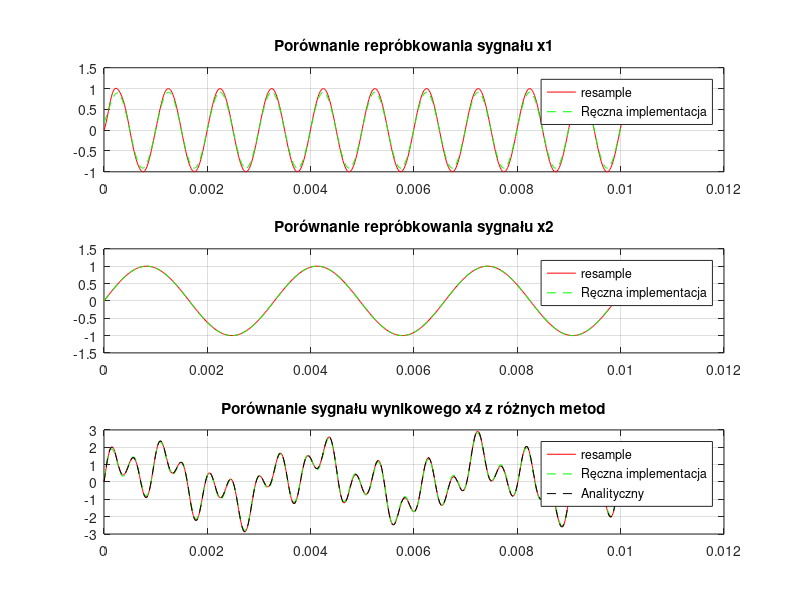
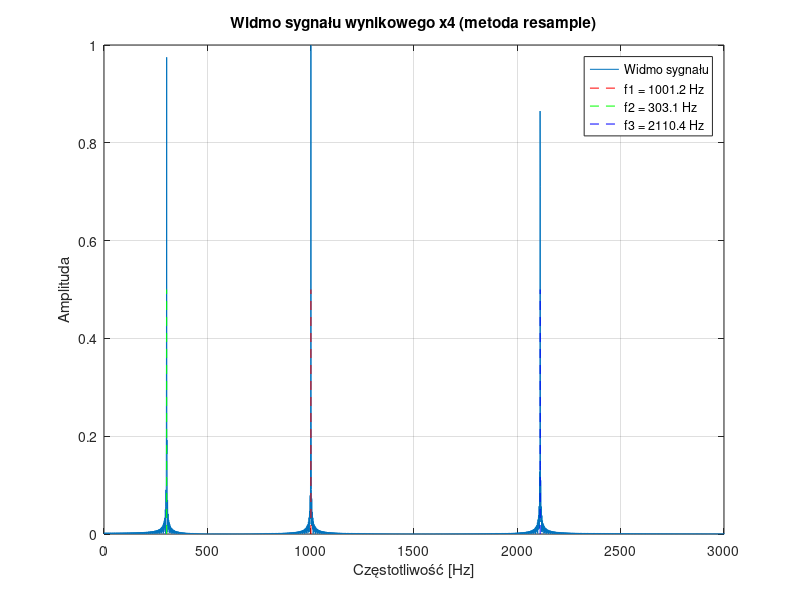

Write MATLAB code to recreate these figures, in order.
%% Zadanie 3 - Filtr interpolatora i decymatora, mikser audio
clear all;
close all;
clc;

%% 1. Definicja parametrów sygnałów
% Parametry sygnałów
fs_target = 48000; % Hz - docelowa częstotliwość próbkowania
t = 1; % s - czas trwania sygnału

% Sygnały składowe
f1 = 1001.2; % Hz
fs1 = 8000;  % Hz
f2 = 303.1;  % Hz
fs2 = 32000; % Hz
f3 = 2110.4; % Hz
fs3 = 48000; % Hz

%% 2. Generacja sygnałów sinusoidalnych
% Generacja wektorów czasu i sygnałów
t1 = (0:1/fs1:t-1/fs1)';
t2 = (0:1/fs2:t-1/fs2)';
t3 = (0:1/fs3:t-1/fs3)';
t_target = (0:1/fs_target:t-1/fs_target)';

x1 = sin(2*pi*f1*t1);
x2 = sin(2*pi*f2*t2);
x3 = sin(2*pi*f3*t3);

% Generacja teoretycznego sygnału wzorcowego
x4_expected = sin(2*pi*f1*t_target) + sin(2*pi*f2*t_target) + sin(2*pi*f3*t_target);

%% 3. Repróbkowanie sygnałów metodą 1 - użycie funkcji resample
% Metoda 1: Korzystamy z gotowej funkcji resample
% Funkcja resample wykonuje zarówno nadpróbkowanie, interpolację jak i decymację
disp('Metoda 1: Repróbkowanie za pomocą funkcji resample');

% Obliczenie współczynników interpolacji/decymacji
[p1, q1] = rat(fs_target/fs1); % p1=6, q1=1 (fs_target/fs1 = 48000/8000 = 6)
[p2, q2] = rat(fs_target/fs2); % p2=3, q2=2 (fs_target/fs2 = 48000/32000 = 3/2)

% Repróbkowanie sygnałów
x1_resampled = resample(x1, p1, q1);
x2_resampled = resample(x2, p2, q2); 
x3_resampled = x3; % już ma odpowiednią częstotliwość

%% 4. Repróbkowanie sygnałów metodą 2 - ręczna implementacja nadpróbkowania i interpolacji
disp('Metoda 2: Ręczna implementacja nadpróbkowania i interpolacji');

% Sygnał x1 (fs1 = 8000 Hz → fs_target = 48000 Hz)
% Współczynnik nadpróbkowania = 6
up_factor1 = fs_target / fs1;

% Nadpróbkowanie przez wstawienie zer (upsampling)
x1_upsampled = zeros(length(x1) * up_factor1, 1);
x1_upsampled(1:up_factor1:end) = x1;

% Projektowanie filtru dolnoprzepustowego jako filtru interpolującego
% Częstotliwość odcięcia = fs1/2 / fs_target = 4000/48000 = 1/12
cutoff1 = (fs1/2) / fs_target;
filter_order1 = 48; % Rząd filtru
b_interp1 = fir1(filter_order1, cutoff1, 'low') * up_factor1;

% Filtracja interpolująca
x1_manual = filter(b_interp1, 1, x1_upsampled);

% Kompensacja opóźnienia filtru
delay1 = filter_order1 / 2;
x1_manual = x1_manual(delay1+1:end);
x1_manual = [x1_manual; zeros(delay1, 1)];

% Sygnał x2 (fs2 = 32000 Hz → fs_target = 48000 Hz)
% Współczynnik nadpróbkowania = 3/2 = 3
% Współczynnik decymacji = 2
up_factor2 = 3;
down_factor2 = 2;

% Nadpróbkowanie przez wstawienie zer
x2_upsampled = zeros(length(x2) * up_factor2, 1);
x2_upsampled(1:up_factor2:end) = x2;

% Filtr interpolujący
cutoff2 = (fs2/2) / (fs2*up_factor2);
filter_order2 = 48;
b_interp2 = fir1(filter_order2, cutoff2, 'low') * up_factor2;

% Filtracja interpolująca
x2_filtered = filter(b_interp2, 1, x2_upsampled);

% Kompensacja opóźnienia
delay2 = filter_order2 / 2;
x2_filtered = x2_filtered(delay2+1:end);
x2_filtered = [x2_filtered; zeros(delay2, 1)];

% Decymacja (wybranie co down_factor2-tej próbki)
x2_manual = x2_filtered(1:down_factor2:end);

% Sygnał x3 już ma docelową częstotliwość próbkowania
x3_manual = x3;

%% 5. Miksowanie sygnałów - dopasowanie długości i dodawanie

% Znajdź minimalną długość dla obu metod
min_length1 = min([length(x1_resampled), length(x2_resampled), length(x3_resampled)]);
min_length2 = min([length(x1_manual), length(x2_manual), length(x3_manual)]);

% Przytnij sygnały do jednakowej długości
% Metoda 1 - resample
x1_resampled = x1_resampled(1:min_length1);
x2_resampled = x2_resampled(1:min_length1);
x3_resampled = x3_resampled(1:min_length1);
x4_resampled = x1_resampled + x2_resampled + x3_resampled;

% Metoda 2 - ręczna implementacja
x1_manual = x1_manual(1:min_length2);
x2_manual = x2_manual(1:min_length2);
x3_manual = x3_manual(1:min_length2);
x4_manual = x1_manual + x2_manual + x3_manual;

% Przytnij sygnał oczekiwany do porównania
x4_expected_1 = x4_expected(1:min_length1);
x4_expected_2 = x4_expected(1:min_length2);

%% 6. Obliczenie błędów MSE dla podstawowych metod
mse_resampled = mean((x4_resampled - x4_expected_1).^2);
mse_manual = mean((x4_manual - x4_expected_2).^2);

% Wyświetlenie wyników
fprintf('Porównanie metod repróbkowania (MSE):\n');
fprintf('1. Funkcja resample: %.10e\n', mse_resampled);
fprintf('2. Ręczna implementacja: %.10e\n', mse_manual);

%% 7. Wizualizacja wyników - porównanie repróbkowanych sygnałów

% Przygotowanie osi czasu do wyświetlania
samples_to_show = 500; % Liczba próbek do wyświetlenia

figure('Name', 'Porównanie metod repróbkowania', 'Position', [100, 100, 900, 700]);

% Porównanie sygnałów x1 po repróbkowaniu różnymi metodami
subplot(3,1,1);
plot(t_target(1:samples_to_show), x1_resampled(1:samples_to_show), 'r-', ...
     t_target(1:samples_to_show), x1_manual(1:samples_to_show), 'g--');
title('Porównanie repróbkowania sygnału x1');
legend('resample', 'Ręczna implementacja');
grid on;

% Porównanie sygnałów x2 po repróbkowaniu różnymi metodami
subplot(3,1,2);
plot(t_target(1:samples_to_show), x2_resampled(1:samples_to_show), 'r-', ...
     t_target(1:samples_to_show), x2_manual(1:samples_to_show), 'g--');
title('Porównanie repróbkowania sygnału x2');
legend('resample', 'Ręczna implementacja');
grid on;

% Porównanie sygnałów wynikowych z analitycznym x4
subplot(3,1,3);
plot(t_target(1:samples_to_show), x4_resampled(1:samples_to_show), 'r-', ...
     t_target(1:samples_to_show), x4_manual(1:samples_to_show), 'g--', ...
     t_target(1:samples_to_show), x4_expected_1(1:samples_to_show), 'k--');
title('Porównanie sygnału wynikowego x4 z różnych metod');
legend('resample', 'Ręczna implementacja', 'Analityczny');
grid on;

%% 8. Analiza widmowa dla najlepszej metody (resample)
figure('Name', 'Analiza widmowa', 'Position', [100, 100, 900, 500]);

% Widmo sygnału wynikowego z metody resample
NFFT = 2^nextpow2(length(x4_resampled));
X4 = fft(x4_resampled, NFFT) / length(x4_resampled);
f = fs_target/2 * linspace(0, 1, NFFT/2+1);
plot(f, 2*abs(X4(1:NFFT/2+1)));
title('Widmo sygnału wynikowego x4 (metoda resample)');
xlabel('Częstotliwość [Hz]');
ylabel('Amplituda');
grid on;
xlim([0, 3000]); % Ograniczenie zakresu dla lepszej widoczności
% Zaznaczenie częstotliwości składowych sygnałów
hold on;
line([f1 f1], [0 0.5], 'Color', 'r', 'LineStyle', '--');
line([f2 f2], [0 0.5], 'Color', 'g', 'LineStyle', '--');
line([f3 f3], [0 0.5], 'Color', 'b', 'LineStyle', '--');
legend('Widmo sygnału', ['f1 = ' num2str(f1) ' Hz'], ['f2 = ' num2str(f2) ' Hz'], ['f3 = ' num2str(f3) ' Hz']);

%% 9. Odsłuch sygnałów
% Normalizacja sygnałów przed odsłuchem
x1_norm = x1_resampled/max(abs(x1_resampled));
x2_norm = x2_resampled/max(abs(x2_resampled));
x3_norm = x3_resampled/max(abs(x3_resampled));
x4_norm = x4_resampled/max(abs(x4_resampled));

% Odsłuch sygnałów składowych
disp('Odsłuch sygnału x1:');
sound(x1_norm, fs_target);
pause(1.5); % Krótka pauza między sygnałami

disp('Odsłuch sygnału x2:');
sound(x2_norm, fs_target);
pause(1.5);

disp('Odsłuch sygnału x3:');
sound(x3_norm, fs_target);
pause(1.5);

% Odsłuch sygnału wynikowego
disp('Odsłuch sygnału wynikowego (resample):');
sound(x4_norm, fs_target);

%% 10. Wczytywanie i miksowanie plików WAV
% Wczytywanie plików WAV
try
    [wav1, fs_wav1] = audioread('x1.wav');
    [wav2, fs_wav2] = audioread('x2.wav');
    
    % Konwersja do mono jeśli stereo
    if size(wav1, 2) > 1
        wav1 = mean(wav1, 2);
    end
    if size(wav2, 2) > 1
        wav2 = mean(wav2, 2);
    end
    
    % Repróbkowanie do 48000 Hz (metoda resample, jako najlepsza)
    [p_wav1, q_wav1] = rat(fs_target/fs_wav1); 
    [p_wav2, q_wav2] = rat(fs_target/fs_wav2);
    
    wav1_resampled = resample(wav1, p_wav1, q_wav1);
    wav2_resampled = resample(wav2, p_wav2, q_wav2);
    
    % Dostosowanie długości sygnałów
    min_length_wav = min(length(wav1_resampled), length(wav2_resampled));
    wav1_resampled = wav1_resampled(1:min_length_wav);
    wav2_resampled = wav2_resampled(1:min_length_wav);
    
    % Miksowanie sygnałów
    wav_mixed = wav1_resampled + wav2_resampled;
    
    % Normalizacja
    wav_mixed = wav_mixed / max(abs(wav_mixed));
    
    % Zapis do pliku
    audiowrite('mixed_48kHz.wav', wav_mixed, fs_target);
    
    % Odsłuch
    disp('Odsłuch zmiksowanych plików WAV (48kHz):');
    sound(wav_mixed, fs_target);
    
catch
    warning('Nie udało się wczytać plików WAV. Upewnij się, że pliki x1.wav i x2.wav znajdują się w katalogu roboczym.');
end
